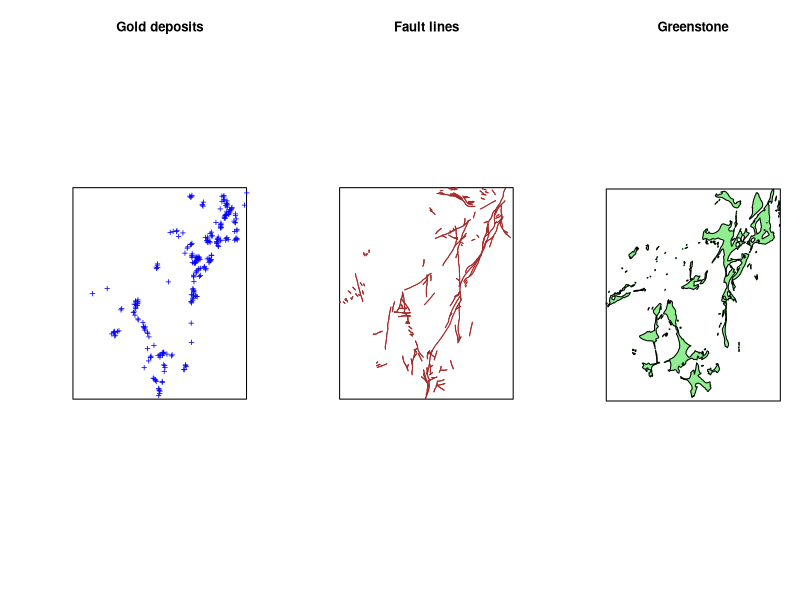

Generate this figure with R: (Note: this script raises an error after producing the figure.)
# load require packages
library(spatstat)
library(tidyverse)

# obtain gold deposit
gold <- murchison$gold
class(gold)
# obtain greenstone outcrop
greenstone <- murchison$greenstone
class(greenstone)
# obtain faults
faults <- murchison$faults
class(faults)
# obtain the window object
W <- Window(gold)
# plot gold deposits, greenstone outcrop, and faults
par(mfrow = c(1, 3), mar = c(5, 5, 4, 1))
plot(gold, pch = "+", cols = "blue", main = "Gold deposits")
plot(faults, col = "brown", main = "Fault lines")
plot(greenstone, col = "lightgreen", main = "Greenstone")
plot(W, add = TRUE)

# let's try harmonize to the three objects
mur_harmonise <- with(mur, 
                      harmonise(X = pixellate(gold, dimyx = 128) > 0,
                                D = distfun(faults),
                                G = greenstone))
class(mur_harmonise)
names(mur_harmonise) <- c("Gold deposit", "Distance to nearest fault", "Greenstone")

plot(mur_harmonise, main = "")

sapply(mur_harmonise, class) # these are all images

# we can use use pairs.im() to convert these images into data frames
mur_pairs_im <- pairs.im(mur_harmonise, plot = FALSE)
mur_df <- as.data.frame(mur_pairs_im)
# summary of mur_df
summary(mur_df)
